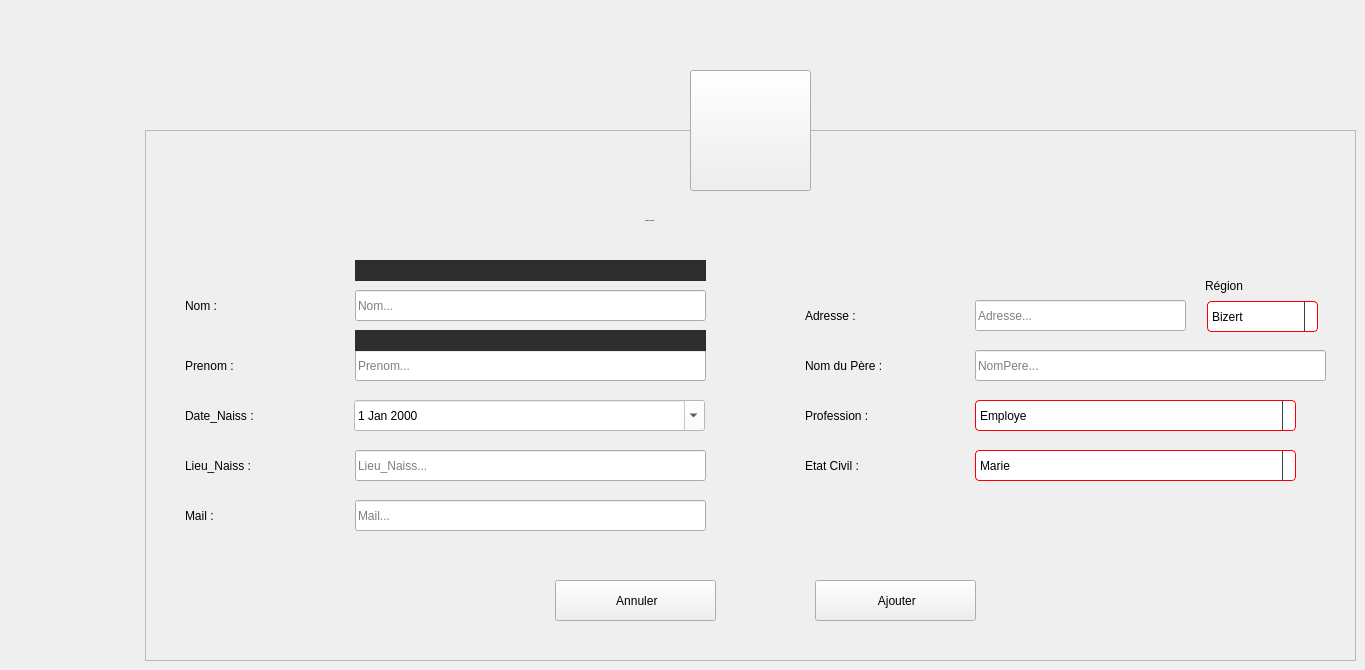
    <widget class="QWidget" name="Ajouter_citoyen">
     <widget class="QFrame" name="frame_28">
      <property name="geometry">
       <rect>
        <x>145</x>
        <y>130</y>
        <width>1211</width>
        <height>531</height>
       </rect>
      </property>
      <property name="styleSheet">
       <string notr="true"/>
      </property>
      <property name="frameShape">
       <enum>QFrame::StyledPanel</enum>
      </property>
      <property name="frameShadow">
       <enum>QFrame::Raised</enum>
      </property>
      <widget class="QLabel" name="L_AjouterCitoyen">
       <property name="geometry">
        <rect>
         <x>500</x>
         <y>70</y>
         <width>281</width>
         <height>41</height>
        </rect>
       </property>
       <property name="font">
        <font>
         <family>century gothic</family>
         <pointsize>-1</pointsize>
         <weight>75</weight>
         <bold>true</bold>
        </font>
       </property>
       <property name="styleSheet">
        <string notr="true">background: transparent;</string>
       </property>
       <property name="text">
        <string>Ajouter un Citoyen</string>
       </property>
      </widget>
      <widget class="QLabel" name="L_ANomCitoyen">
       <property name="geometry">
        <rect>
         <x>40</x>
         <y>160</y>
         <width>121</width>
         <height>31</height>
        </rect>
       </property>
       <property name="styleSheet">
        <string notr="true">background: transparent;</string>
       </property>
       <property name="text">
        <string>Nom :</string>
       </property>
      </widget>
      <widget class="QLabel" name="L_APrenomCitoyen">
       <property name="geometry">
        <rect>
         <x>40</x>
         <y>220</y>
         <width>121</width>
         <height>31</height>
        </rect>
       </property>
       <property name="styleSheet">
        <string notr="true">background: transparent;</string>
       </property>
       <property name="text">
        <string>Prenom :</string>
       </property>
      </widget>
      <widget class="QLabel" name="L_ADateNaissCit">
       <property name="geometry">
        <rect>
         <x>40</x>
         <y>270</y>
         <width>131</width>
         <height>31</height>
        </rect>
       </property>
       <property name="styleSheet">
        <string notr="true">background: transparent;</string>
       </property>
       <property name="text">
        <string>Date_Naiss :</string>
       </property>
      </widget>
      <widget class="QLabel" name="L_ALieuNaissCit">
       <property name="geometry">
        <rect>
         <x>40</x>
         <y>320</y>
         <width>141</width>
         <height>31</height>
        </rect>
       </property>
       <property name="styleSheet">
        <string notr="true">background: transparent;</string>
       </property>
       <property name="text">
        <string>Lieu_Naiss :</string>
       </property>
      </widget>
      <widget class="QLabel" name="L_AMailCitoyen">
       <property name="geometry">
        <rect>
         <x>40</x>
         <y>370</y>
         <width>141</width>
         <height>31</height>
        </rect>
       </property>
       <property name="styleSheet">
        <string notr="true">background: transparent;</string>
       </property>
       <property name="text">
        <string>Mail :</string>
       </property>
      </widget>
      <widget class="QLineEdit" name="LE_ANomCitoyen">
       <property name="geometry">
        <rect>
         <x>210</x>
         <y>160</y>
         <width>351</width>
         <height>31</height>
        </rect>
       </property>
       <property name="placeholderText">
        <string>Nom...</string>
       </property>
      </widget>
      <widget class="QLineEdit" name="LE_APrenomCitoyen">
       <property name="geometry">
        <rect>
         <x>210</x>
         <y>220</y>
         <width>351</width>
         <height>31</height>
        </rect>
       </property>
       <property name="placeholderText">
        <string>Prenom...</string>
       </property>
      </widget>
      <widget class="QLineEdit" name="LE_ALieuNaissCit">
       <property name="geometry">
        <rect>
         <x>210</x>
         <y>320</y>
         <width>351</width>
         <height>31</height>
        </rect>
       </property>
       <property name="placeholderText">
        <string>Lieu_Naiss...</string>
       </property>
      </widget>
      <widget class="QLineEdit" name="LE_AMailCitoyen">
       <property name="geometry">
        <rect>
         <x>210</x>
         <y>370</y>
         <width>351</width>
         <height>31</height>
        </rect>
       </property>
       <property name="text">
        <string/>
       </property>
       <property name="placeholderText">
        <string>Mail...</string>
       </property>
      </widget>
      <widget class="QPushButton" name="B_AConfirmerCitoyen">
       <property name="geometry">
        <rect>
         <x>670</x>
         <y>450</y>
         <width>161</width>
         <height>41</height>
        </rect>
       </property>
       <property name="text">
        <string> Ajouter</string>
       </property>
       <property name="icon">
        <iconset>
         <normaloff>:/ressources/image/confirm.png</normaloff>:/ressources/image/confirm.png</iconset>
       </property>
       <property name="iconSize">
        <size>
         <width>20</width>
         <height>20</height>
        </size>
       </property>
      </widget>
      <widget class="QPushButton" name="B_AAnnulerCitoyen">
       <property name="geometry">
        <rect>
         <x>410</x>
         <y>450</y>
         <width>161</width>
         <height>41</height>
        </rect>
       </property>
       <property name="styleSheet">
        <string notr="true"/>
       </property>
       <property name="text">
        <string> Annuler</string>
       </property>
       <property name="icon">
        <iconset>
         <normaloff>:/ressources/image/close.png</normaloff>:/ressources/image/close.png</iconset>
       </property>
       <property name="iconSize">
        <size>
         <width>16</width>
         <height>16</height>
        </size>
       </property>
      </widget>
      <widget class="QLabel" name="L_AAdresseCit">
       <property name="geometry">
        <rect>
         <x>660</x>
         <y>170</y>
         <width>121</width>
         <height>31</height>
        </rect>
       </property>
       <property name="styleSheet">
        <string notr="true">background: transparent;</string>
       </property>
       <property name="text">
        <string>Adresse :</string>
       </property>
      </widget>
      <widget class="QLineEdit" name="LE_AAdresseCit">
       <property name="geometry">
        <rect>
         <x>830</x>
         <y>170</y>
         <width>211</width>
         <height>31</height>
        </rect>
       </property>
       <property name="placeholderText">
        <string>Adresse...</string>
       </property>
      </widget>
      <widget class="QLabel" name="L_ANomPereCit">
       <property name="geometry">
        <rect>
         <x>660</x>
         <y>220</y>
         <width>151</width>
         <height>31</height>
        </rect>
       </property>
       <property name="styleSheet">
        <string notr="true">background: transparent;</string>
       </property>
       <property name="text">
        <string>Nom du Père :</string>
       </property>
      </widget>
      <widget class="QLineEdit" name="LE_ANomPereCit">
       <property name="geometry">
        <rect>
         <x>830</x>
         <y>220</y>
         <width>351</width>
         <height>31</height>
        </rect>
       </property>
       <property name="placeholderText">
        <string>NomPere...</string>
       </property>
      </widget>
      <widget class="QLabel" name="L_AProfessionCit">
       <property name="geometry">
        <rect>
         <x>660</x>
         <y>270</y>
         <width>131</width>
         <height>31</height>
        </rect>
       </property>
       <property name="styleSheet">
        <string notr="true">background: transparent;</string>
       </property>
       <property name="text">
        <string>Profession :</string>
       </property>
      </widget>
      <widget class="QLabel" name="L_AEtatCitoyen">
       <property name="geometry">
        <rect>
         <x>660</x>
         <y>320</y>
         <width>141</width>
         <height>31</height>
        </rect>
       </property>
       <property name="styleSheet">
        <string notr="true">background: transparent;</string>
       </property>
       <property name="text">
        <string>Etat Civil :</string>
       </property>
      </widget>
      <widget class="QDateEdit" name="DE_ADateNaissCit">
       <property name="geometry">
        <rect>
         <x>209</x>
         <y>270</y>
         <width>351</width>
         <height>31</height>
        </rect>
       </property>
       <property name="styleSheet">
        <string notr="true">background:white;</string>
       </property>
       <property name="calendarPopup">
        <bool>true</bool>
       </property>
      </widget>
      <widget class="QLabel" name="L_ANomCitoyenA">
       <property name="geometry">
        <rect>
         <x>210</x>
         <y>130</y>
         <width>351</width>
         <height>21</height>
        </rect>
       </property>
       <property name="styleSheet">
        <string notr="true">background:rgb(45, 45, 45);</string>
       </property>
       <property name="text">
        <string/>
       </property>
      </widget>
      <widget class="QLabel" name="L_APrenomCitoyenA">
       <property name="geometry">
        <rect>
         <x>210</x>
         <y>200</y>
         <width>351</width>
         <height>21</height>
        </rect>
       </property>
       <property name="styleSheet">
        <string notr="true">background:rgb(45, 45, 45);</string>
       </property>
       <property name="text">
        <string/>
       </property>
      </widget>
      <widget class="QComboBox" name="CB_Aregion">
       <property name="geometry">
        <rect>
         <x>1062</x>
         <y>171</y>
         <width>111</width>
         <height>31</height>
        </rect>
       </property>
       <property name="styleSheet">
        <string notr="true">QComboBox {
  border: 1px solid red;
  border-radius: 4px;
  background: white;
}

QComboBox QAbstractItemView {
  border: 1px solid black;
  border-radius: 0;
  background-color: white;
  selection-background-color:#305068;
}

QComboBox QAbstractItemView:hover {
  background-color: white;
  color: #F0F0F0;
}

QComboBox QAbstractItemView:selected {
  background: #1464A0;
  color: #32414B;
}

QComboBox QAbstractItemView:alternate {
  background: #19232D;
}

QComboBox:disabled {
  background-color: #19232D;
  color: #787878;
}

QComboBox:hover {
  border: 1px solid #148CD2;
}

QComboBox:focus {
  border: 1px solid #1464A0;
}

QComboBox:on {
  selection-background-color: #1464A0;
}

QComboBox::item:checked {
  font-weight: bold;
}

QComboBox::item:selected {
  border: 0px solid transparent;
}

QComboBox::drop-down {
  subcontrol-origin: padding;
  subcontrol-position: top right;
  width: 12px;
  border-left: 1px solid #32414B;
}
</string>
       </property>
       <item>
        <property name="text">
         <string>Bizert</string>
        </property>
       </item>
       <item>
        <property name="text">
         <string>Beja</string>
        </property>
       </item>
       <item>
        <property name="text">
         <string>Gafsa</string>
        </property>
       </item>
       <item>
        <property name="text">
         <string>Gabes</string>
        </property>
       </item>
       <item>
        <property name="text">
         <string>Jendouba</string>
        </property>
       </item>
       <item>
        <property name="text">
         <string>Kairouan</string>
        </property>
       </item>
       <item>
        <property name="text">
         <string>Kef</string>
        </property>
       </item>
       <item>
        <property name="text">
         <string>Kasserine</string>
        </property>
       </item>
       <item>
        <property name="text">
         <string>Kebili</string>
        </property>
       </item>
       <item>
        <property name="text">
         <string>Monastir</string>
        </property>
       </item>
       <item>
        <property name="text">
         <string>Mahdia</string>
        </property>
       </item>
       <item>
        <property name="text">
         <string>Medenin</string>
        </property>
       </item>
       <item>
        <property name="text">
         <string>Nabeul</string>
        </property>
       </item>
       <item>
        <property name="text">
         <string>Sousse</string>
        </property>
       </item>
       <item>
        <property name="text">
         <string>Sfax</string>
        </property>
       </item>
       <item>
        <property name="text">
         <string>Sidi Bouzid</string>
        </property>
       </item>
       <item>
        <property name="text">
         <string>Tataouin</string>
        </property>
       </item>
       <item>
        <property name="text">
         <string>Tunis</string>
        </property>
       </item>
       <item>
        <property name="text">
         <string>Tozeur </string>
        </property>
       </item>
       <item>
        <property name="text">
         <string>Zaghouan</string>
        </property>
       </item>
      </widget>
      <widget class="QLabel" name="label_14">
       <property name="geometry">
        <rect>
         <x>1060</x>
         <y>140</y>
         <width>111</width>
         <height>31</height>
        </rect>
       </property>
       <property name="styleSheet">
        <string notr="true">background: transparent;</string>
       </property>
       <property name="text">
        <string>Région</string>
       </property>
      </widget>
      <widget class="QComboBox" name="CB_Aetatciv">
       <property name="geometry">
        <rect>
         <x>830</x>
         <y>320</y>
         <width>321</width>
         <height>31</height>
        </rect>
       </property>
       <property name="styleSheet">
        <string notr="true">QComboBox {
  border: 1px solid red;
  border-radius: 4px;
  background: white;
}

QComboBox QAbstractItemView {
  border: 1px solid black;
  border-radius: 0;
  background-color: white;
  selection-background-color:#305068;
}

QComboBox QAbstractItemView:hover {
  background-color: white;
  color: #F0F0F0;
}

QComboBox QAbstractItemView:selected {
  background: #1464A0;
  color: #32414B;
}

QComboBox QAbstractItemView:alternate {
  background: #19232D;
}

QComboBox:disabled {
  background-color: #19232D;
  color: #787878;
}

QComboBox:hover {
  border: 1px solid #148CD2;
}

QComboBox:focus {
  border: 1px solid #1464A0;
}

QComboBox:on {
  selection-background-color: #1464A0;
}

QComboBox::item:checked {
  font-weight: bold;
}

QComboBox::item:selected {
  border: 0px solid transparent;
}

QComboBox::drop-down {
  subcontrol-origin: padding;
  subcontrol-position: top right;
  width: 12px;
  border-left: 1px solid #32414B;
}</string>
       </property>
       <item>
        <property name="text">
         <string>Marie</string>
        </property>
       </item>
       <item>
        <property name="text">
         <string>Célibataire</string>
        </property>
       </item>
       <item>
        <property name="text">
         <string>Autre...</string>
        </property>
       </item>
      </widget>
      <widget class="QComboBox" name="CB_Aprofession">
       <property name="geometry">
        <rect>
         <x>830</x>
         <y>270</y>
         <width>321</width>
         <height>31</height>
        </rect>
       </property>
       <property name="styleSheet">
        <string notr="true">QComboBox {
  border: 1px solid red;
  border-radius: 4px;
  background: white;
}

QComboBox QAbstractItemView {
  border: 1px solid black;
  border-radius: 0;
  background-color: white;
  selection-background-color:#305068;
}

QComboBox QAbstractItemView:hover {
  background-color: white;
  color: #F0F0F0;
}

QComboBox QAbstractItemView:selected {
  background: #1464A0;
  color: #32414B;
}

QComboBox QAbstractItemView:alternate {
  background: #19232D;
}

QComboBox:disabled {
  background-color: #19232D;
  color: #787878;
}

QComboBox:hover {
  border: 1px solid #148CD2;
}

QComboBox:focus {
  border: 1px solid #1464A0;
}

QComboBox:on {
  selection-background-color: #1464A0;
}

QComboBox::item:checked {
  font-weight: bold;
}

QComboBox::item:selected {
  border: 0px solid transparent;
}

QComboBox::drop-down {
  subcontrol-origin: padding;
  subcontrol-position: top right;
  width: 12px;
  border-left: 1px solid #32414B;
}</string>
       </property>
       <item>
        <property name="text">
         <string>Employe</string>
        </property>
       </item>
       <item>
        <property name="text">
         <string>Directeur</string>
        </property>
       </item>
       <item>
        <property name="text">
         <string>Medecin</string>
        </property>
       </item>
       <item>
        <property name="text">
         <string>Professeur</string>
        </property>
       </item>
       <item>
        <property name="text">
         <string>Autres...</string>
        </property>
       </item>
      </widget>
     </widget>
     <widget class="QToolButton" name="toolButton_33">
      <property name="geometry">
       <rect>
        <x>690</x>
        <y>70</y>
        <width>121</width>
        <height>121</height>
       </rect>
      </property>
      <property name="styleSheet">
       <string notr="true"/>
      </property>
      <property name="text">
       <string/>
      </property>
      <property name="icon">
       <iconset>
        <normaloff>:/ressources/image/systeme-de-population.png</normaloff>:/ressources/image/systeme-de-population.png</iconset>
      </property>
      <property name="iconSize">
       <size>
        <width>64</width>
        <height>64</height>
       </size>
      </property>
     </widget>
    </widget>
